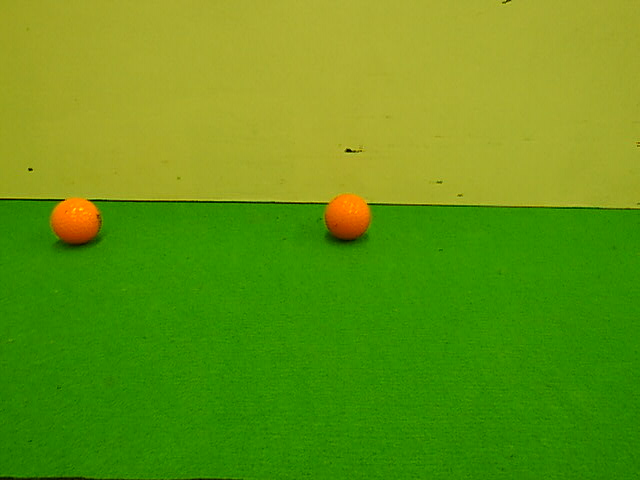
//> input picture Cryptex/pics/close-border.jpg, 640 x 480 px, given in place of the camera
$ ./main   (built with g++ and OpenCV 4)
//> lines starting //> are read from the running program, lines starting //| are printed output that depends on the picture; after the words box and inside, x2 and y2 are one past the last pixel; in counts of white or black regions, pixels touching at a corner belong together
#include <iostream>
#include <opencv2/opencv.hpp>
#include <algorithm>

using namespace std;
using namespace cv;

int main()
{
    VideoCapture cap(1);

    if (!cap.isOpened())
    {
		cerr << "FAIL: capture open" << endl;
		return EXIT_FAILURE;
    }

    namedWindow("Video 1");

    bool mirror_h = false, mirror_v = false;

    Scalar_<int> lower(0, 0, 0), upper(179, 255, 255), maxs(179, 255, 255);

    {
        FileStorage fs("calib.yml", FileStorage::READ);
        fs["lower"] >> lower;
        fs["upper"] >> upper;
    }

    string chans = "HSV";
    for (int i = 0; i < chans.size(); i++)
    {
        createTrackbar(string(1, chans[i]) + string("min"), "Video 1", &lower[i], maxs[i]);
        createTrackbar(string(1, chans[i]) + string("max"), "Video 1", &upper[i], maxs[i]);
    }

    namedWindow("Video 2");

    SimpleBlobDetector::Params params;
    params.filterByColor = true;
    params.blobColor = 255;
    params.filterByArea = true;
    params.minArea = 100.f;
    params.maxArea = numeric_limits<float>::max();
    params.filterByCircularity = false;
    params.filterByConvexity = false;
    params.filterByInertia = true;
    Ptr<SimpleBlobDetector> detector = SimpleBlobDetector::create(params);

    while (1)
    {
        Mat frame;
        cap >> frame;
//> frame is the input picture: 480 rows x 640 cols, CV_8UC3; mean B, G, R 18.4, 150.5, 99.2

        if (mirror_h)
            flip(frame, frame, 1);
        if (mirror_v)
            flip(frame, frame, 0);

        Mat hsv;
        cvtColor(frame, hsv, CV_BGR2HSV);
//> hsv: 480 rows x 640 cols, CV_8UC3; mean H, S, V 41.3, 227.5, 151.7

        Mat mask;
        inRange(hsv, Scalar(lower), Scalar(upper), mask);
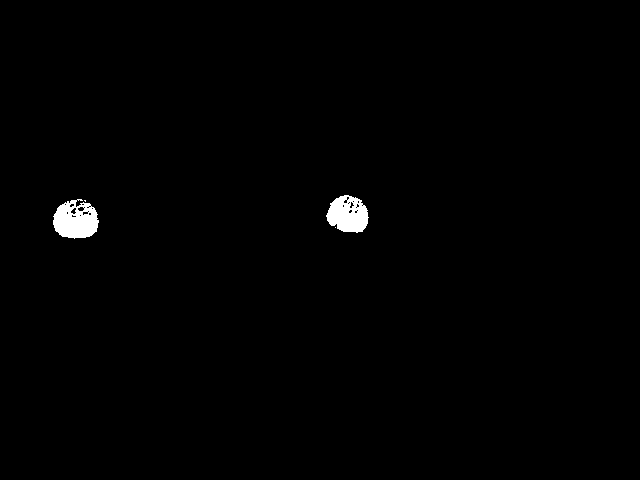
//> mask: 480 rows x 640 cols, CV_8UC1; 0.8% white; 4 white regions (2 under 20 px), largest, box (x1, y1, x2, y2) and area: (53, 199, 99, 239) 1306, (326, 195, 369, 233) 1156
        // closing
        auto structuring = getStructuringElement(MORPH_ELLIPSE, Size(11, 11));
        dilate(mask, mask, structuring);
        erode(mask, mask, structuring);
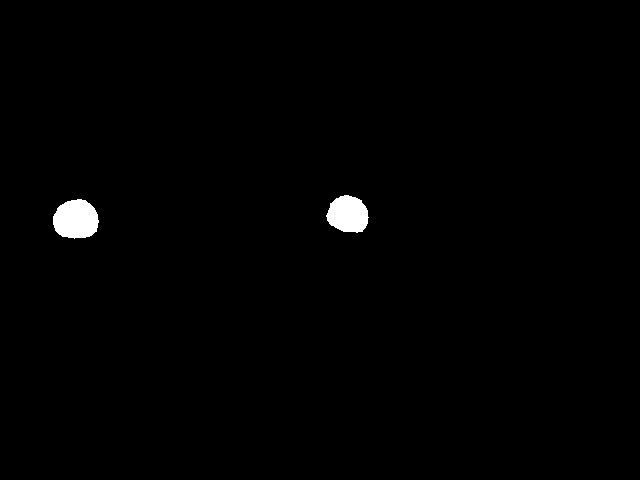
//> mask: 480 rows x 640 cols, CV_8UC1; 0.87% white; 2 white regions, box (x1, y1, x2, y2) and area: (53, 199, 99, 239) 1439, (326, 195, 369, 233) 1220

        imshow("Video 2", mask);

        Mat filtered;
        frame.copyTo(filtered, mask);

        vector<KeyPoint> keypoints;
        detector->detect(mask, keypoints);
//> keypoints = 2 keypoints; (x, y, size): (76, 219, 42.1), (348, 214, 38.7)

        auto largest = max_element(keypoints.begin(), keypoints.end(), [](const KeyPoint &lhs, const KeyPoint &rhs)
        {
            return lhs.size < rhs.size;
        });

        Mat keyImg;
        filtered.copyTo(keyImg);

        if (largest != keypoints.end())
            circle(keyImg, largest->pt, largest->size / 2, Scalar(255, 0, 255), 5);
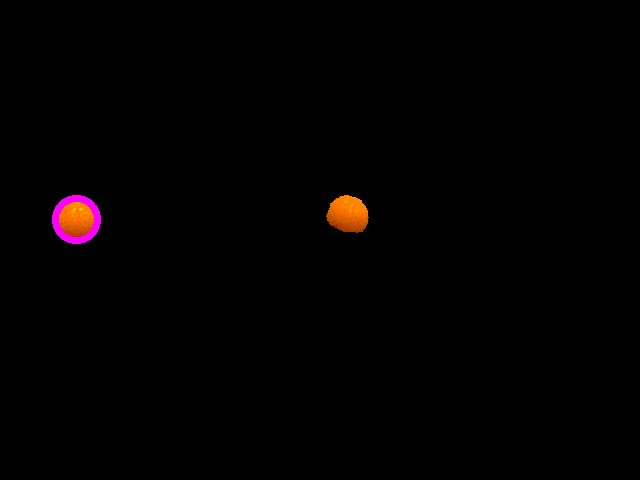
//> keyImg: 480 rows x 640 cols, CV_8UC3; mean B, G, R 0.8, 0.8, 2.4

        //drawKeypoints(filtered, keypoints, keyImg, Scalar(0, 0, 255), DrawMatchesFlags::DRAW_RICH_KEYPOINTS);

        imshow("Video 1", keyImg);

        char key = waitKey(1000 / 60);
//> the 'q' key is pressed
        switch (key)
        {
            case 27: // ESC
            case 'q':
                goto quit;
            case 'h':
                mirror_h ^= 1;
                break;
            case 'v':
                mirror_v ^= 1;
                break;
        }
    }

quit:

    {
        FileStorage fs("calib.yml", FileStorage::WRITE);
        fs << "lower" << lower;
        fs << "upper" << upper;
    }

    return EXIT_SUCCESS;
}
